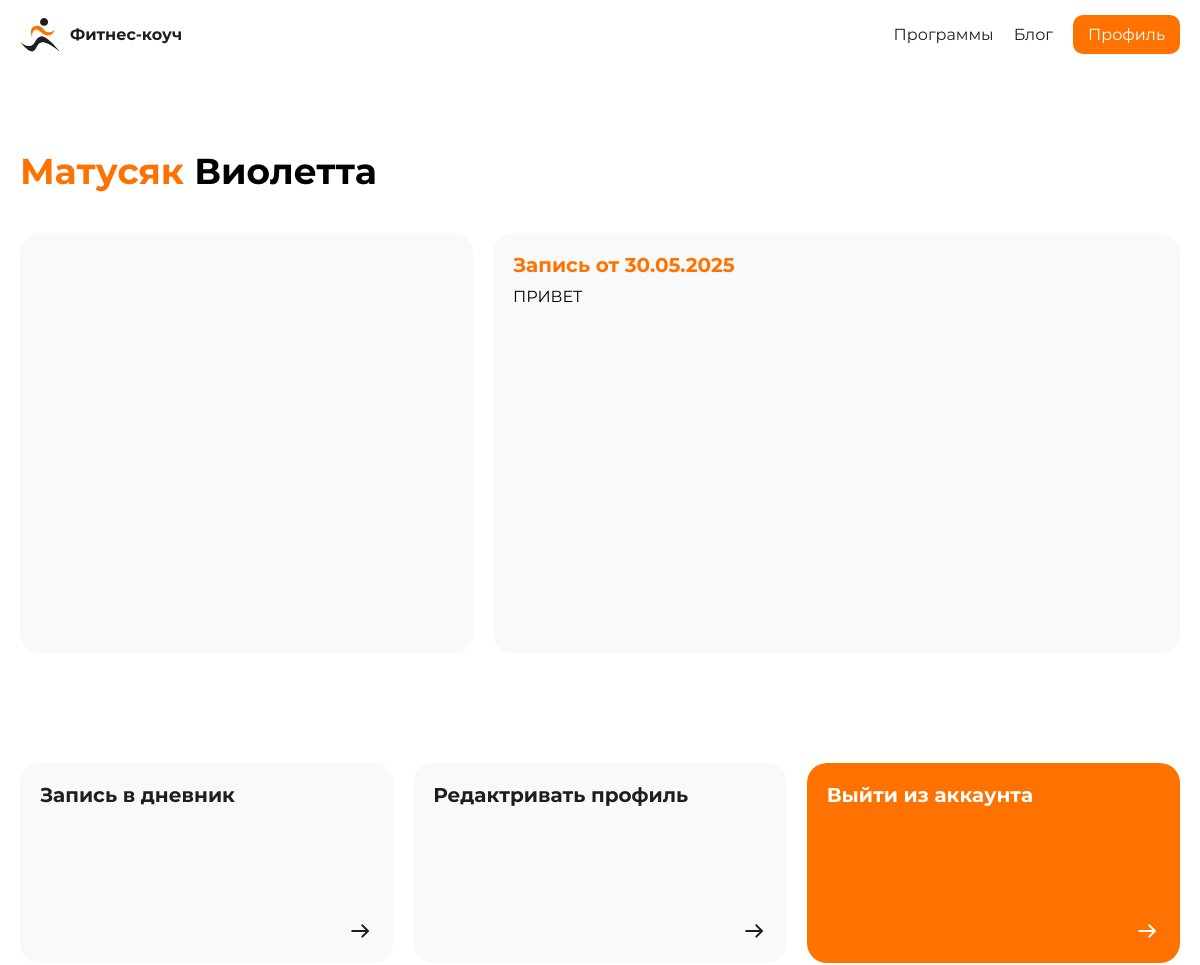
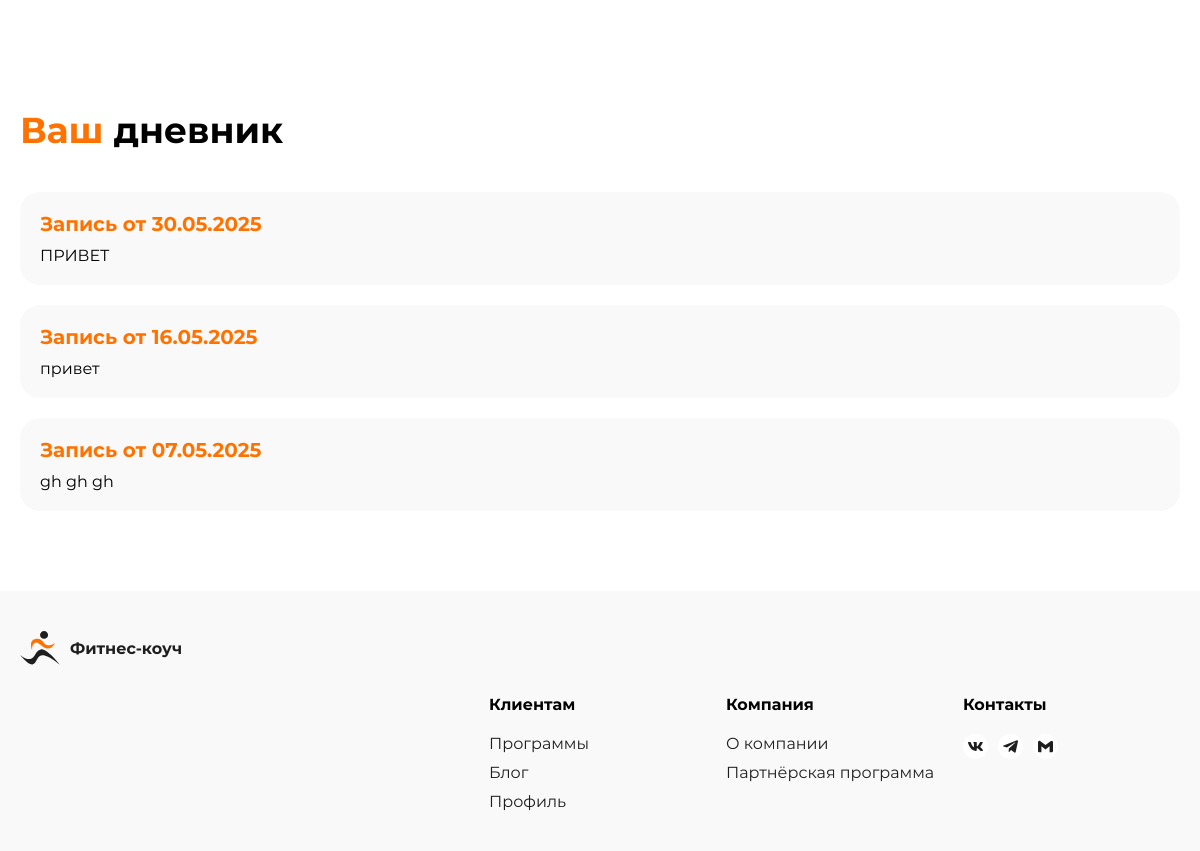
The app's page /profile/ (signed in), older data (2 pictures, top to bottom).
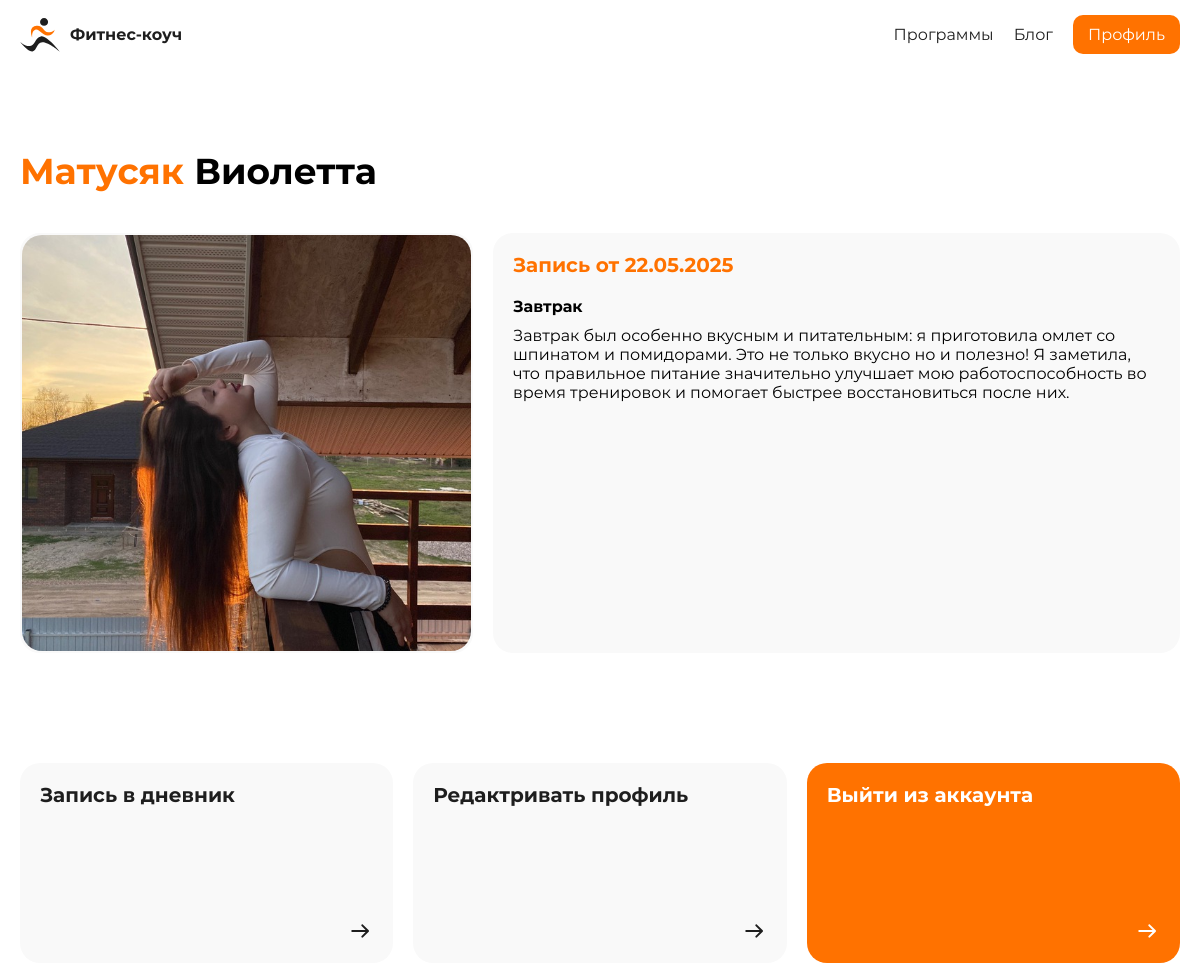
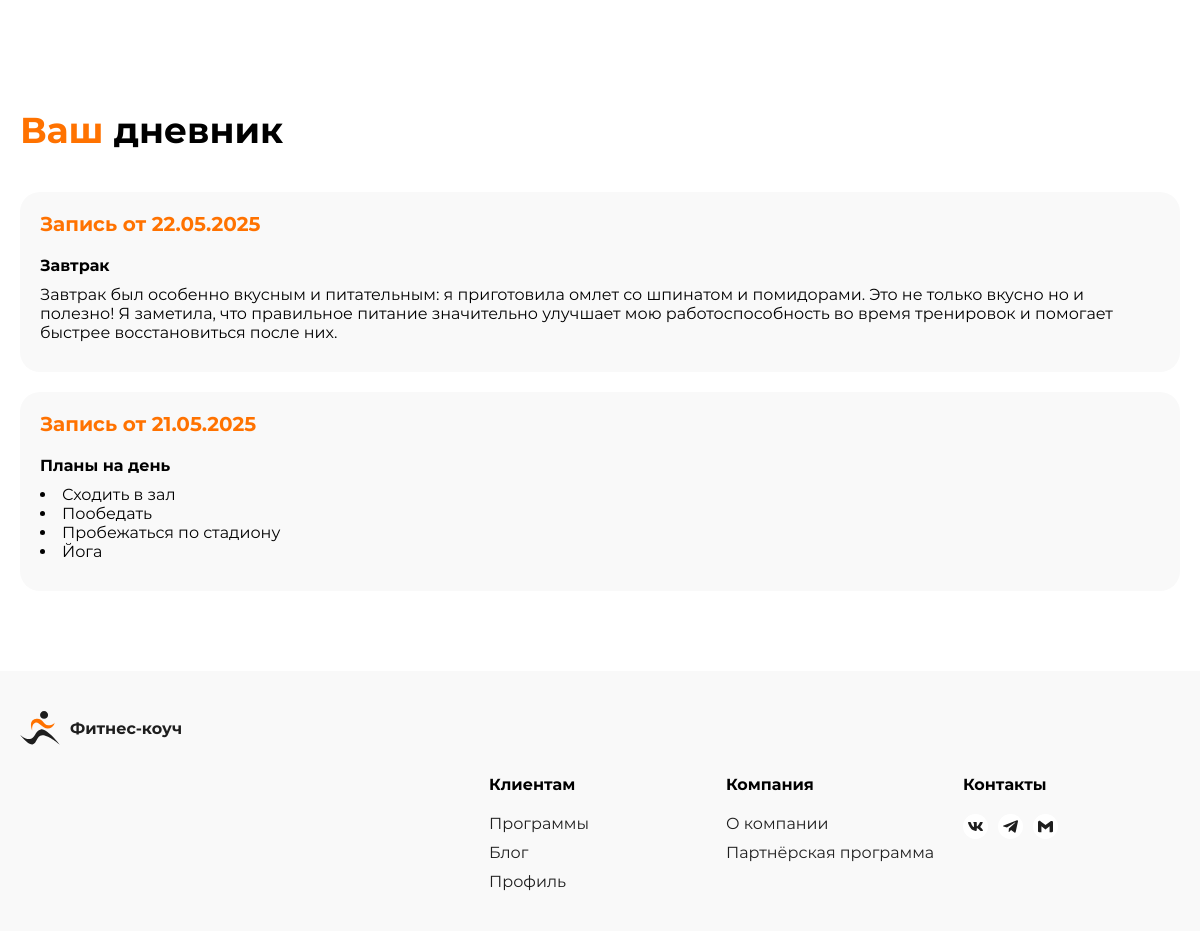
The same page, newer data (2 pictures, top to bottom).
### tables this page shows
CREATE TABLE `users` (
  `id_user` int NOT NULL,
  `role` varchar(100) NOT NULL,
  `login` varchar(100) NOT NULL,
  `password` varchar(100) NOT NULL,
  `name` varchar(100) NOT NULL,
  `surname` varchar(100) NOT NULL
);

CREATE TABLE `notes` (
  `id_note` int NOT NULL,
  `id_user` int NOT NULL,
  `date` date NOT NULL,
  `note` varchar(15000) NOT NULL
);

### profile/index.php (the view, shortened to what this page needs)
<?php
include "../function/connect.php";
$sql = mysqli_prepare($connect, "SELECT * FROM `users` WHERE `login` = ? ");
mysqli_stmt_bind_param($sql, "s", $_SESSION['login']);
mysqli_stmt_execute($sql);
$result = mysqli_stmt_get_result($sql);
if ($row = mysqli_fetch_assoc($result)) {
    $name = $row['name'];
    $surname = $row['surname'];
}
?>
<!DOCTYPE html>
<html lang="ru">
<head>
    <link rel="stylesheet" href="../assets/css/header/header.css">
    <link rel="stylesheet" href="../assets/css/footer/footer.css">
    <link rel="stylesheet" href="../assets/css/profile/heroBlock.css">
    <link rel="stylesheet" href="../assets/css/profile/navLinks.css">
    <link rel="stylesheet" href="../assets/css/profile/allNotes.css">
    <link rel="stylesheet" href="../assets/css/style.css">
</head>
<?php
        include "../inc/header.php";
    ?>
<main>
    <section class="heroBlock">
        <div class="content">
            <?php echo "<h1><span>$surname</span> $name</h1>" ?>
            <div class="profile">
                <div class="imgProfile">
                    <?php
                        $sql = mysqli_prepare($connect, "SELECT * FROM `img-profile` WHERE `id_user` = ? ORDER BY `id_img` DESC LIMIT 1");
                        mysqli_stmt_bind_param($sql, "s", $_SESSION['id_user']);
                        mysqli_stmt_execute($sql);
                        $result = mysqli_stmt_get_result($sql);
                        if ($row = mysqli_fetch_assoc($result)) {
                            echo "<img loading='lazy' src='../admin/uploads/imgProfile/".$row['url']."' alt='Фото профиля'>";
                        }
                    ?>
                </div>
                <div class="lastNote">
                    <?php
                        $sql = mysqli_prepare($connect, "SELECT * FROM `notes` WHERE `id_user` = ? ORDER BY `date` DESC LIMIT 1");
                        mysqli_stmt_bind_param($sql, "s", $_SESSION['id_user']);
                        mysqli_stmt_execute($sql);
                        $result = mysqli_stmt_get_result($sql);
                        if ($row = mysqli_fetch_assoc($result)) {
                            $newDate = date("d.m.Y", strtotime($row['date']));
                            $date = "Запись от {$newDate}";
                            $note = $row['note'];
                        } else {
                            $date = "Записей нет";
                            $note = "";
                        }
                    ?>
                    <div class="note">
                        <p class="noteDate"><?php echo $date; ?></p>
                        <p class="noteText"><?php echo $note; ?></p>
                    </div>
                </div>
            </div>
        </div>
    </section>
    <section class="navLinks">
        <div class="content">
            <div class="gridLinks">
                <?php
                if ($_SESSION['role'] == 'admin') {
                    echo "
                        <a href='/profile/admin/checkPost.php' class='link' title='Модерация постов'>
                            <div class='title'>Модерация постов</div>
                            <img src='../assets/img/icons/arrow.svg' alt='Ссылка' title='Ссылка'>
                        </a>
                        <a href='/profile/admin/addNews.php' class='link' title='Добавить новость'>
                            <div class='title'>Добавить новость</div>
                            <img src='../assets/img/icons/arrow.svg' alt='Ссылка' title='Ссылка'>
                        </a>
                        ";
                } else {
                    echo "
                        <a href='/profile/addNote.php' class='link' title='Запись в дневник'>
                            <div class='title'>Запись в дневник</div>
                            <img src='../assets/img/icons/arrow.svg' alt='Ссылка' title='Ссылка'>
                        </a>
                        <a href='/profile/editProfile.php' class='link' title='Редактривать профиль'>
                            <div class='title'>Редактривать профиль</div>
                            <img src='../assets/img/icons/arrow.svg' alt='Ссылка' title='Ссылка'>
                        </a>
                        ";
                }
                ?>
                <a href="/admin/controllers/logout.php" class="link" title="Выйти из аккаунта">
                    <div class="title">Выйти из аккаунта</div>
                    <img src="../assets/img/icons/arrow.svg" alt="Ссылка" title="Ссылка">
                </a>
            </div>
        </div>
    </section>
    <section class="allNotes">
        <div class="content">
            <h2><span>Ваш</span> дневник</h2>
            <div class="gridNotes">
                <?php
                        $sql = mysqli_prepare($connect, "SELECT * FROM `notes` WHERE `id_user` = ? ORDER BY `date` DESC");
                        mysqli_stmt_bind_param($sql, "s", $_SESSION['id_user']);
                        mysqli_stmt_execute($sql);
                        $result = mysqli_stmt_get_result($sql);
                        if(!$result){
                            $date = "Записей нет";
                            $note = "";
                            echo "<div class='note'>
                                    <p class='noteDate'>$date</p>
                                    <p class='noteText'>$note</p>
                                </div>";
                        }
                        else {
                            while ($row = mysqli_fetch_assoc($result)){
                            $newDate = date("d.m.Y", strtotime($row['date']));
                            $date = "Запись от {$newDate}";
                            $note = $row['note'];
                            echo "<div class='note'>
                                    <p class='noteDate'>$date</p>
                                    <p class='noteText'>$note</p>
                                </div>";
                            }
                        }
                    ?>
            </div>
        </div>
    </section>
</main>
<?php
        include "../inc/footer.php"
    ?>

### inc/header.php (shortened to what this page needs)
<body>
    <header>
        <div class="content">
            <a href="/" class="logo" title="Вернуться на главную">
                <div class="name">Фитнес-коуч</div>
            </a>
            <nav>
                <a href="/training-program" title="Программы">Программы</a>
                <a href="/page404.php" title="Блог">Блог</a>
                <a class="buttonLink" href="/profile" title="Профиль">Профиль</a>
            </nav>
        </div>
    </header>

### inc/footer.php (shortened to what this page needs)
<footer>
    <div class="content">
        <a href="/" class="logo" title="Вернуться на главную">
            <div class="name">Фитнес-коуч</div>
        </a>
        <nav>
            <div class="navBlock">
                <p class="title">Клиентам</p>
                <div class="links">
                    <a href="/training-program" title="Программы">Программы</a>
                    <a href="/page404.php" title="Блог">Блог</a>
                    <a href="/profile" title="Профиль">Профиль</a>
                </div>
            </div>
            <div class="navBlock">
                <p class="title">Компания</p>
                <div class="links">
                    <a href="/page404.php" title="О компании">О компании</a>
                    <a href="/page404.php" title="Партнёрская программа">Партнёрская программа</a>
                </div>
            </div>
            <div class="navBlock">
                <p class="title">Контакты</p>
                <div class="links">
                    <a href="https://vk.com/m.v.vyacheslavovna" title="ВКонтакте" target="_blank"></a>
                    <a href="https://t.me/visssh_00" title="Телеграм" target="_blank"></a>
                    <a href="mailto:violettamatusak2256@gmail.com" title="Почта" target="_blank"></a>
                </div>
            </div>
        </nav>
    </div>
</footer>
</body>
</html>

### assets/css/header/header.css (style rules this page uses)
header { width: 100%; position: relative; }
header .content { width: 100%; max-width: 1440px; padding: 15px 20px; margin: auto; display: flex; align-items: center; justify-content: space-between; }
header .content .logo { display: flex; align-items: center; gap: 10px; }
header .content .logo .img { width: 40px; height: 34px; -o-object-fit: cover; object-fit: cover; -o-object-position: center; object-position: center; }
header .content .logo .name { font: var(--textBold); }
header .content nav { display: flex; align-items: center; gap: 20px; }

### assets/css/footer/footer.css (style rules this page uses)
footer { width: 100%; background-color: var(--whiteGrey); }
footer .content { width: 100%; max-width: 1440px; padding: 40px 20px; margin: auto; display: flex; flex-direction: column; gap: 30px; }
footer .content .logo { display: flex; align-items: center; gap: 10px; width: -moz-fit-content; width: fit-content; }
footer .content .logo .img { width: 40px; height: 34px; -o-object-fit: cover; object-fit: cover; -o-object-position: center; object-position: center; }
footer .content .logo .name { font: var(--textBold); }
footer .content nav { align-self: flex-end; display: flex; flex-wrap: wrap; gap: 20px; }
footer .content nav .navBlock { display: flex; flex-direction: column; gap: 20px; width: 217px; }
footer .content nav .navBlock .title { font: var(--textBold); }
footer .content nav .navBlock .links { display: flex; flex-direction: column; gap: 10px; }
footer .content nav .navBlock:last-child .title { font: var(--textBold); }
footer .content nav .navBlock:last-child .links { display: flex; flex-direction: row; gap: 10px; }
footer .content nav .navBlock:last-child .links a { width: 25px; height: 25px; border-radius: 100%; background-color: var(--totalWhite); padding: 5px; display: flex; align-items: center; justify-content: center; }
footer .content nav .navBlock:last-child .links a svg { width: 100%; -o-object-fit: cover; object-fit: cover; -o-object-position: center; object-position: center; }

### assets/css/profile/heroBlock.css (style rules this page uses)
.heroBlock .content .profile { display: grid; grid-template: repeat(1, 420px)/453px 1fr; gap: 20px; }
.heroBlock .content .profile .imgProfile { min-height: 320px; border-radius: var(--border-radius-block); background-color: var(--whiteGrey); border: 2px solid var(--whiteGrey); }
.heroBlock .content .profile .imgProfile img { width: 100%; height: 100%; -o-object-fit: cover; object-fit: cover; -o-object-position: center; object-position: center; border-radius: var(--border-radius-block); }
.heroBlock .content .profile .lastNote { height: 100%; }

### assets/css/profile/navLinks.css (style rules this page uses)
.navLinks .content .gridLinks { display: grid; grid-template: repeat(1, 200px)/repeat(3, 1fr); gap: 20px; }
.navLinks .content .gridLinks .link { cursor: pointer; background-color: var(--whiteGrey); border-radius: var(--border-radius-block); padding: 20px; display: flex; flex-direction: column; justify-content: space-between; }
.navLinks .content .gridLinks .link .title { font: var(--title); }
.navLinks .content .gridLinks .link img { align-self: flex-end; }
.navLinks .content .gridLinks .link:last-child { background-color: var(--orange) !important; }
.navLinks .content .gridLinks .link:last-child .title { color: var(--totalWhite); font: var(--title); }
.navLinks .content .gridLinks .link:last-child img { filter: brightness(100); align-self: flex-end; }

### assets/css/profile/allNotes.css (style rules this page uses)
.note { display: flex; flex-direction: column; gap: 10px; width: 100%; height: 100%; border-radius: var(--border-radius-block); padding: 20px; background-color: var(--whiteGrey); }
.note .noteDate { color: var(--orange); font: var(--title); }
.note .noteText { overflow: hidden; text-overflow: ellipsis; }
.allNotes .content { display: flex; flex-direction: column; }
.allNotes .content .gridNotes { display: flex; flex-direction: column; gap: 20px; }

Row changes from the older to the newer data that the page shows:
removed notes: date "Запись от 30.05.2025", note "ПРИВЕТ"
removed notes: date "Запись от 16.05.2025", note "привет"
removed notes: date "Запись от 07.05.2025", note "gh gh gh"
added img-profile: url (picture)
added notes: date "Запись от 22.05.2025", note "Завтрак Завтрак был особенно вкусным и питательным: я приготовила омлет со шпинатом и помидорами. Это не только вкусно но и полезно! Я заметила, что правильное питание значительно улучшает мою работоспособность во время тренировок и помогает быстрее восстановиться после них."
added notes: date "Запись от 21.05.2025", note "Планы на день Сходить в зал Пообедать Пробежаться по стадиону Йога"
